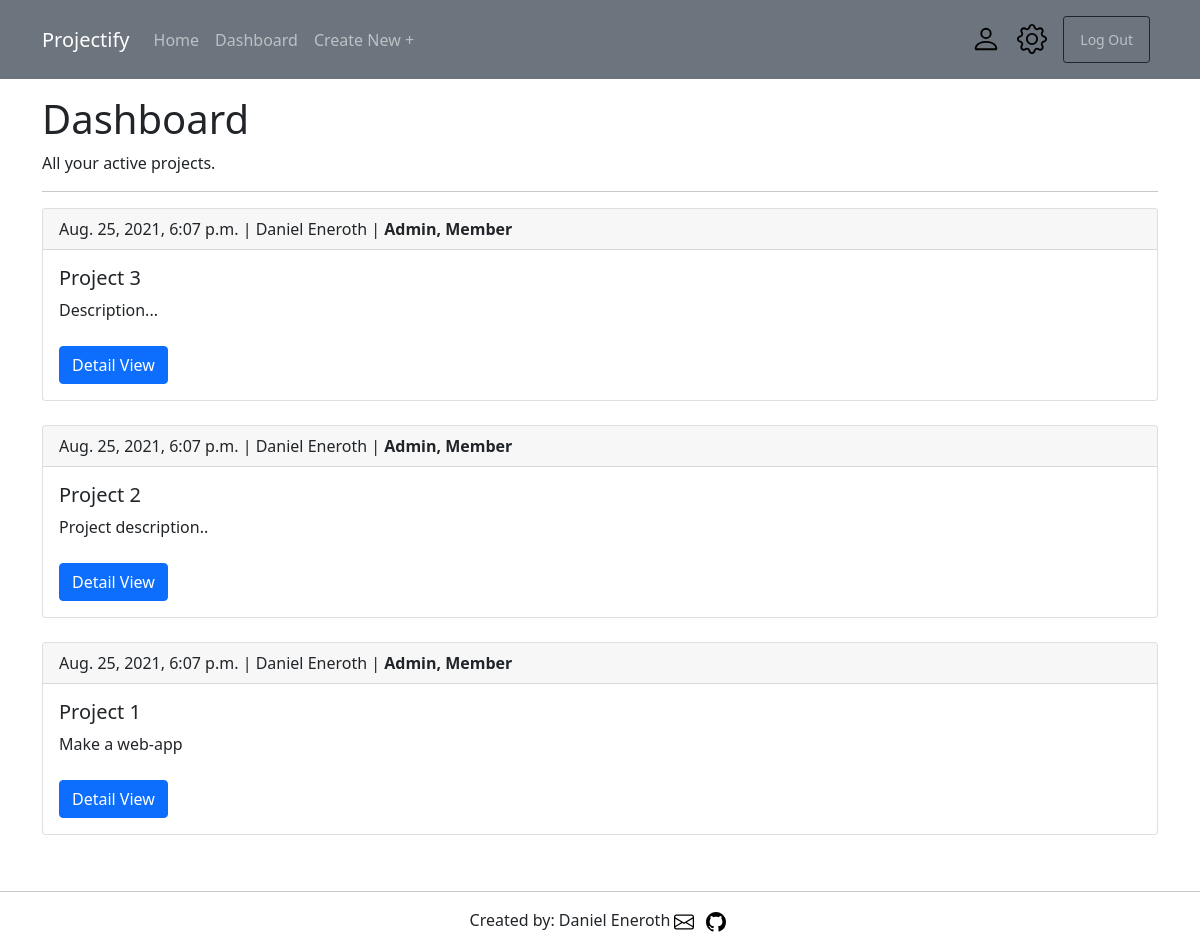
/projects/ (signed in), run on an earlier commit of the app's database.
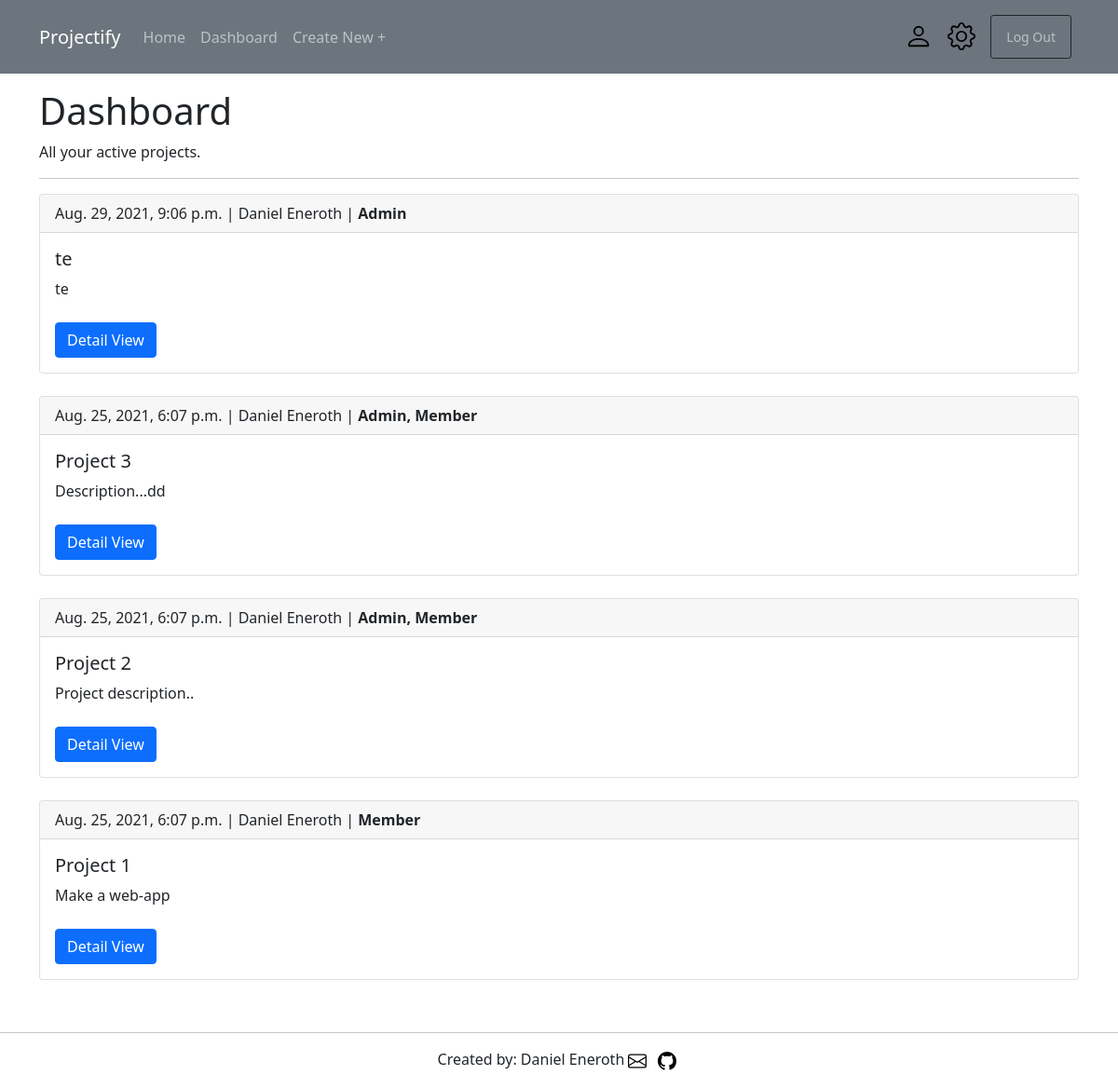
And on a later commit of the database.
### projects/models.py (models this page shows, shortened)
class Project(models.Model):
    title_project = models.CharField(max_length=50)
    description_project = models.TextField()
    creator_project = models.ForeignKey(get_user_model(), on_delete=models.CASCADE)
    date_created_project = models.DateTimeField(auto_now_add=True)
    members = models.ManyToManyField(get_user_model(), related_name='members')
    admin = models.ManyToManyField(get_user_model(), related_name='admin')
    def __str__(self):
        return self.title_project

### accounts/models.py (models this page shows)
class CustomUser(AbstractUser):
    age = models.PositiveIntegerField(null=True, blank=True)
    bio_text = models.TextField(blank=True, null=True)
    profile_pic = models.ImageField(blank=True, null=True, default='blank_profile.png', upload_to='images/profiles/')
    facebook_url = models.URLField(blank=True, null=True)
    twitter_url = models.URLField(blank=True, null=True)
    instagram_url = models.URLField(blank=True, null=True)
    website_url = models.URLField(blank=True, null=True)

### projects/views.py (the view)
# urls.py: path('', ProjectListView.as_view(), name='project_list'),
class ProjectListView(LoginRequiredMixin, ListView):
    model = Project
    template_name = 'projects/project_list.html'
    def get_context_data(self, **kwargs):
        context = super().get_context_data(**kwargs)
        projects = Project.objects.all().order_by('-date_created_project')
        projects = projects.filter(admin=self.request.user).distinct() | projects.filter(members=self.request.user).exclude(admin=self.request.user).distinct()
        context['projects'] = projects
        print(projects)
        return context

### templates/projects/project_list.html (shortened to what this page needs)
{% extends 'base.html' %}
{% block content %}
<h1>Dashboard</h1>
<p>All your active projects.</p>
<hr>
{% for project in projects %}
<div class="card">
    <div class="card-header">
        {{ project.date_created_project }} | {{ project.creator_project.first_name }}
        {{ project.creator_project.last_name }}
        {% if user in project.members.all and user in project.admin.all %} | <strong>Admin,
            Member</strong>{% elif user in project.members.all %} | <strong>Member</strong>
        {% elif user in project.admin.all %} | <strong>Admin</strong>{% endif %}
    </div>
    <div class="card-body">
        <h5 class="card-title">{{ project.title_project }}</h5>
        <div class="row">
            <div class="col-3 text-truncate">
                <p class="card-text">{{ project.description_project }}</p>
            </div>
        </div>
        <br />
        <a href="{% url 'project_detail' project.pk %}" class="btn btn-primary">Detail View</a>
    </div>
</div>
<br />
{% empty %}
<p>No active projects.</p>
<a href="{% url 'project_create' %}" class="btn btn-primary">Create a Project Here</a>
<hr>
{% endfor %}
{% endblock content %}

What changed in the data, as far as the page shows it:
added Project: date_created_project "Aug. 29, 2021, 9:06 p.m.", creator_project.first_name "Daniel", creator_project.last_name "Eneroth", shows "Admin", title_project "te", description_project "te"
changed Project "Project 3": description_project "Description..." → "Description...dd"
computed for Project "Project 1": text "Admin, Member" → "Member"
